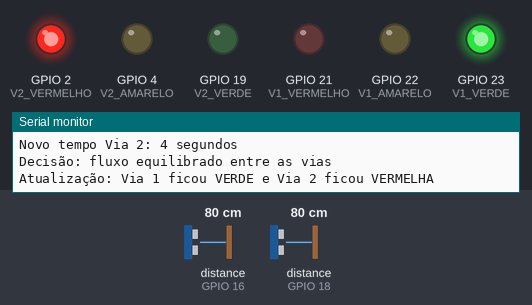
Bench run of a sketch on a simulated ESP32. Shown: output pins drawn as LEDs (lit = HIGH), the last lines printed to the serial monitor. Wiring (inferred from the names in the program): 2 × ultrasonic range finder: trigger GPIO 5, echo GPIO 18 / trigger GPIO 17, echo GPIO 16. The test bench sets the inputs (shaded band); at power-on: distance to the obstacle (sensors on GPIO 16, GPIO 18) 80 cm. The echo pulse lasts 58.3 µs per cm; WiFi joins after 1.5 s; servers stay silent unless stated; random numbers use the default seed unless the sketch sets one; no MQTT or app messages arrive unless stated; pins used as bus, display or sensor lines are not drawn.

Above: at 2.7 s.
2.8 s: distance to the obstacle (sensor on GPIO 16) set to 75 cm
At 6.8 s:
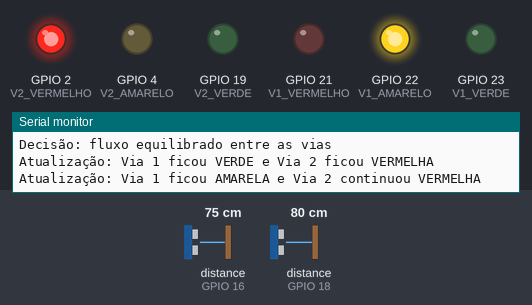
24.1 s: distance to the obstacle (sensor on GPIO 16) set to 60 cm
At 26.4 s:
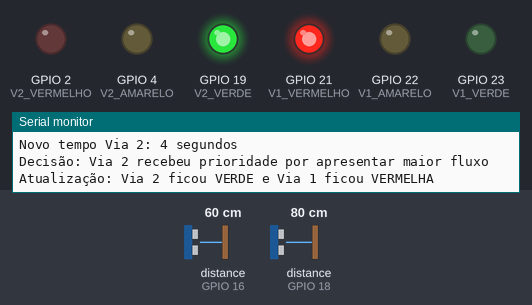
Timing chart, 0 to 39.1 s (numbered marks = the images above; inputs shaded):
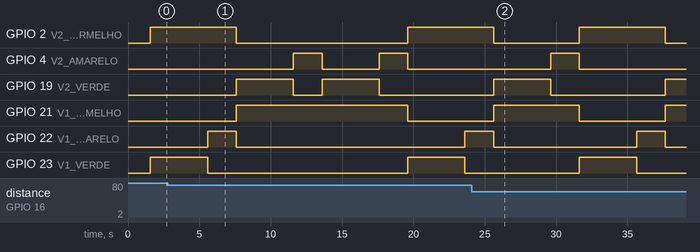

Measured:
- the behaviour switches between 80 and 79 cm on distance to the obstacle (sensor on GPIO 16) (found by bisection; images 0 and 1)
- by itself, GPIO 4 (V2_AMARELO): alternates HIGH for 2.0 s and LOW for 4.0 s
- by itself, GPIO 19 (V2_VERDE): alternates HIGH for 4.0 s and LOW for 2.0 s

The sketch:

codigo-fonte.ino
```cpp
#include <WiFi.h>
#include <PubSubClient.h>

// ================= WIFI WOKWI =================
const char* ssid = "Wokwi-GUEST";
const char* password = "";

// ================= MQTT =================
const char* mqtt_server = "broker.hivemq.com";
const int mqtt_port = 1883;

const char* topic_via1 = "semaforo/via1/fluxo";
const char* topic_via2 = "semaforo/via2/fluxo";
const char* topic_status = "semaforo/status";
const char* topic_tempo_via1 = "semaforo/via1/tempo";
const char* topic_tempo_via2 = "semaforo/via2/tempo";
const char* topic_eventos = "semaforo/eventos";

WiFiClient espClient;
PubSubClient client(espClient);

// ================= SENSORES =================
#define TRIG1 5
#define ECHO1 18

#define TRIG2 17
#define ECHO2 16

// ================= LEDS VIA 1 =================
#define V1_VERDE 23
#define V1_AMARELO 22
#define V1_VERMELHO 21

// ================= LEDS VIA 2 =================
#define V2_VERDE 19
#define V2_AMARELO 4
#define V2_VERMELHO 2

// ================= TEMPOS =================
const int TEMPO_AMARELO = 2000;
const int TEMPO_BAIXO = 4000;
const int TEMPO_MEDIO = 7000;
const int TEMPO_ALTO = 10000;

const int LIMITE_VEICULO_CM = 50;

// ================= WIFI =================
void setup_wifi() {
  Serial.println("Conectando ao WiFi...");

  WiFi.begin(ssid, password);

  while (WiFi.status() != WL_CONNECTED) {
    delay(500);
    Serial.print(".");
  }

  Serial.println();
  Serial.println("WiFi conectado!");
  Serial.print("IP: ");
  Serial.println(WiFi.localIP());
}

// ================= MQTT =================
void reconnect_mqtt() {
  while (!client.connected()) {
    Serial.print("Conectando ao MQTT... ");

    String clientId = "ESP32-Semaforo-";
    clientId += String(random(0xffff), HEX);

    if (client.connect(clientId.c_str())) {
      Serial.println("conectado!");
      client.publish(topic_status, "ESP32 conectado ao MQTT");
      client.publish(topic_eventos, "Sistema iniciado e conectado ao MQTT");
    } else {
      Serial.print("falhou, rc=");
      Serial.print(client.state());
      Serial.println(" tentando novamente em 3 segundos");
      delay(3000);
    }
  }
}

// ================= PUBLICAR EVENTOS =================
void publicarEvento(String mensagem) {
  Serial.println(mensagem);
  client.publish(topic_eventos, mensagem.c_str());
}

// ================= SENSOR =================
long medirDistanciaCM(int trigPin, int echoPin) {
  digitalWrite(trigPin, LOW);
  delayMicroseconds(2);

  digitalWrite(trigPin, HIGH);
  delayMicroseconds(10);

  digitalWrite(trigPin, LOW);

  long duracao = pulseIn(echoPin, HIGH, 30000);

  if (duracao == 0) {
    return 999;
  }

  long distancia = duracao * 0.034 / 2;
  return distancia;
}

// ================= LEDS =================
void apagarTodos() {
  digitalWrite(V1_VERDE, LOW);
  digitalWrite(V1_AMARELO, LOW);
  digitalWrite(V1_VERMELHO, LOW);

  digitalWrite(V2_VERDE, LOW);
  digitalWrite(V2_AMARELO, LOW);
  digitalWrite(V2_VERMELHO, LOW);
}

void via1Verde() {
  apagarTodos();
  digitalWrite(V1_VERDE, HIGH);
  digitalWrite(V2_VERMELHO, HIGH);

  client.publish(topic_status, "Via 1 verde / Via 2 vermelho");
  publicarEvento("Atualização: Via 1 ficou VERDE e Via 2 ficou VERMELHA");
}

void via1Amarelo() {
  apagarTodos();
  digitalWrite(V1_AMARELO, HIGH);
  digitalWrite(V2_VERMELHO, HIGH);

  client.publish(topic_status, "Via 1 amarelo / Via 2 vermelho");
  publicarEvento("Atualização: Via 1 ficou AMARELA e Via 2 continuou VERMELHA");
}

void via2Verde() {
  apagarTodos();
  digitalWrite(V1_VERMELHO, HIGH);
  digitalWrite(V2_VERDE, HIGH);

  client.publish(topic_status, "Via 1 vermelho / Via 2 verde");
  publicarEvento("Atualização: Via 2 ficou VERDE e Via 1 ficou VERMELHA");
}

void via2Amarelo() {
  apagarTodos();
  digitalWrite(V1_VERMELHO, HIGH);
  digitalWrite(V2_AMARELO, HIGH);

  client.publish(topic_status, "Via 1 vermelho / Via 2 amarelo");
  publicarEvento("Atualização: Via 2 ficou AMARELA e Via 1 continuou VERMELHA");
}

// ================= LÓGICA ADAPTATIVA =================
int calcularTempoVerde(long distancia) {
  if (distancia <= 15) {
    return TEMPO_ALTO;
  } else if (distancia <= 35) {
    return TEMPO_MEDIO;
  } else if (distancia <= LIMITE_VEICULO_CM) {
    return TEMPO_BAIXO;
  } else {
    return TEMPO_BAIXO;
  }
}

// ================= SETUP =================
void setup() {
  Serial.begin(115200);

  pinMode(TRIG1, OUTPUT);
  pinMode(ECHO1, INPUT);

  pinMode(TRIG2, OUTPUT);
  pinMode(ECHO2, INPUT);

  pinMode(V1_VERDE, OUTPUT);
  pinMode(V1_AMARELO, OUTPUT);
  pinMode(V1_VERMELHO, OUTPUT);

  pinMode(V2_VERDE, OUTPUT);
  pinMode(V2_AMARELO, OUTPUT);
  pinMode(V2_VERMELHO, OUTPUT);

  apagarTodos();

  setup_wifi();

  client.setServer(mqtt_server, mqtt_port);

  randomSeed(micros());
}

// ================= LOOP =================
void loop() {
  if (!client.connected()) {
    reconnect_mqtt();
  }

  client.loop();

  long distanciaVia1 = medirDistanciaCM(TRIG1, ECHO1);
  long distanciaVia2 = medirDistanciaCM(TRIG2, ECHO2);

  String msgVia1 = String(distanciaVia1) + " cm";
  String msgVia2 = String(distanciaVia2) + " cm";

  client.publish(topic_via1, msgVia1.c_str());
  client.publish(topic_via2, msgVia2.c_str());

  Serial.print("Via 1: ");
  Serial.print(msgVia1);
  Serial.print(" | Via 2: ");
  Serial.println(msgVia2);

  int tempoVia1 = calcularTempoVerde(distanciaVia1);
  int tempoVia2 = calcularTempoVerde(distanciaVia2);

  String msgTempoVia1 = String(tempoVia1 / 1000) + " segundos";
  String msgTempoVia2 = String(tempoVia2 / 1000) + " segundos";

  Serial.print("Novo tempo Via 1: ");
  Serial.println(msgTempoVia1);

  Serial.print("Novo tempo Via 2: ");
  Serial.println(msgTempoVia2);

  client.publish(topic_tempo_via1, msgTempoVia1.c_str());
  client.publish(topic_tempo_via2, msgTempoVia2.c_str());

  if (distanciaVia1 < distanciaVia2) {
    publicarEvento("Decisão: Via 1 recebeu prioridade por apresentar maior fluxo");

    via1Verde();
    delay(tempoVia1);

    via1Amarelo();
    delay(TEMPO_AMARELO);

    via2Verde();
    delay(TEMPO_BAIXO);

    via2Amarelo();
    delay(TEMPO_AMARELO);
  } else if (distanciaVia2 < distanciaVia1) {
    publicarEvento("Decisão: Via 2 recebeu prioridade por apresentar maior fluxo");

    via2Verde();
    delay(tempoVia2);

    via2Amarelo();
    delay(TEMPO_AMARELO);

    via1Verde();
    delay(TEMPO_BAIXO);

    via1Amarelo();
    delay(TEMPO_AMARELO);
  } else {
    publicarEvento("Decisão: fluxo equilibrado entre as vias");

    via1Verde();
    delay(TEMPO_BAIXO);

    via1Amarelo();
    delay(TEMPO_AMARELO);

    via2Verde();
    delay(TEMPO_BAIXO);

    via2Amarelo();
    delay(TEMPO_AMARELO);
  }
}
```
